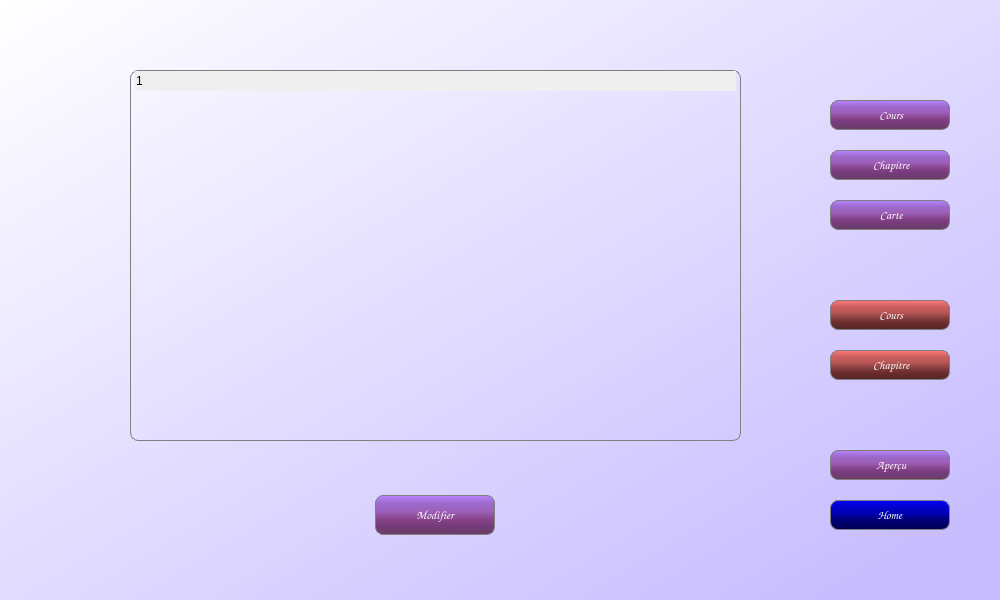
<?xml version="1.0" encoding="UTF-8"?>
<ui version="4.0">
 <class>createPageDialog</class>
 <widget class="QDialog" name="createPageDialog">
  <property name="geometry">
   <rect>
    <x>0</x>
    <y>0</y>
    <width>1000</width>
    <height>600</height>
   </rect>
  </property>
  <property name="font">
   <font>
    <family>Comic Sans MS</family>
    <pointsize>9</pointsize>
   </font>
  </property>
  <property name="windowTitle">
   <string>Modifier le contenu</string>
  </property>
  <property name="windowIcon">
   <iconset>
    <normaloff>images/createButton.png</normaloff>images/createButton.png</iconset>
  </property>
  <property name="styleSheet">
   <string notr="true">QDialog{
background-color :qlineargradient(spread:pad, x1:0, y1:0, x2:1, y2:1, stop:0 rgba(255, 255, 255, 255), stop:0.905028 rgba(200, 190, 255, 255));} 
</string>
  </property>
  <widget class="QTreeWidget" name="coursesView">
   <property name="geometry">
    <rect>
     <x>130</x>
     <y>70</y>
     <width>611</width>
     <height>371</height>
    </rect>
   </property>
   <property name="font">
    <font>
     <family>Comic Sans MS</family>
    </font>
   </property>
   <property name="styleSheet">
    <string notr="true">QTreeWidget{
background-color: rgba(255, 255, 255, 0);
border: 1px solid gray; 
border-radius: 8px; 
padding: 0 4px; 
selection-background-color: darkgray;
}
QHeaderView::section {
    background-color: rgba(255, 255, 255, 0);
	border-radius: 8px; 
    /*padding-left: 0 8px;*/
    border: 1px solid transparent;
}</string>
   </property>
   <column>
    <property name="text">
     <string notr="true">1</string>
    </property>
   </column>
  </widget>
  <widget class="QPushButton" name="addCourseButton">
   <property name="geometry">
    <rect>
     <x>830</x>
     <y>100</y>
     <width>120</width>
     <height>30</height>
    </rect>
   </property>
   <property name="font">
    <font>
     <family>Comic Sans MS</family>
     <pointsize>9</pointsize>
    </font>
   </property>
   <property name="styleSheet">
    <string notr="true">QPushButton{
background-color:qlineargradient(spread:pad, x1:0, y1:0, x2:0, y2:1, stop:0 rgba(185, 132, 255, 255), stop:0.212435 rgba(156, 105, 204, 255), stop:0.41573 rgba(157, 95, 184, 255), stop:0.623596 rgba(134, 67, 136, 255), stop:0.766839 rgba(118, 59, 125, 255), stop:1 rgba(104, 61, 99, 255));
color:white;
border: 1px solid gray; 
border-radius: 8px; 
padding: 0 8px; 
selection-background-color: darkgray; }

QPushButton:pressed{
background-color:qlineargradient(spread:pad, x1:0, y1:0, x2:0, y2:1, stop:0 rgba(104, 74, 143, 255), stop:0.212435 rgba(99, 67, 130, 255), stop:0.41573 rgba(97, 58, 114, 255), stop:0.621762 rgba(90, 47, 91, 255), stop:0.766839 rgba(87, 43, 92, 255), stop:1 rgba(68, 40, 65, 255));
}</string>
   </property>
   <property name="text">
    <string> Cours</string>
   </property>
   <property name="icon">
    <iconset>
     <normalon>images/createButton.png</normalon>
    </iconset>
   </property>
  </widget>
  <widget class="QPushButton" name="addChapterButton">
   <property name="geometry">
    <rect>
     <x>830</x>
     <y>150</y>
     <width>120</width>
     <height>30</height>
    </rect>
   </property>
   <property name="font">
    <font>
     <family>Comic Sans MS</family>
     <pointsize>9</pointsize>
    </font>
   </property>
   <property name="styleSheet">
    <string notr="true">QPushButton{
background-color:qlineargradient(spread:pad, x1:0, y1:0, x2:0, y2:1, stop:0 rgba(185, 132, 255, 255), stop:0.212435 rgba(156, 105, 204, 255), stop:0.41573 rgba(157, 95, 184, 255), stop:0.623596 rgba(134, 67, 136, 255), stop:0.766839 rgba(118, 59, 125, 255), stop:1 rgba(104, 61, 99, 255));
color:white;
border: 1px solid gray; 
border-radius: 8px; 
padding: 0 8px; 
selection-background-color: darkgray; }

QPushButton:pressed{
background-color:qlineargradient(spread:pad, x1:0, y1:0, x2:0, y2:1, stop:0 rgba(104, 74, 143, 255), stop:0.212435 rgba(99, 67, 130, 255), stop:0.41573 rgba(97, 58, 114, 255), stop:0.621762 rgba(90, 47, 91, 255), stop:0.766839 rgba(87, 43, 92, 255), stop:1 rgba(68, 40, 65, 255));
}</string>
   </property>
   <property name="text">
    <string> Chapitre</string>
   </property>
   <property name="icon">
    <iconset>
     <normalon>images/createButton.png</normalon>
    </iconset>
   </property>
  </widget>
  <widget class="QPushButton" name="addCardButton">
   <property name="geometry">
    <rect>
     <x>830</x>
     <y>200</y>
     <width>120</width>
     <height>30</height>
    </rect>
   </property>
   <property name="font">
    <font>
     <family>Comic Sans MS</family>
     <pointsize>9</pointsize>
    </font>
   </property>
   <property name="styleSheet">
    <string notr="true">QPushButton{
background-color:qlineargradient(spread:pad, x1:0, y1:0, x2:0, y2:1, stop:0 rgba(185, 132, 255, 255), stop:0.212435 rgba(156, 105, 204, 255), stop:0.41573 rgba(157, 95, 184, 255), stop:0.623596 rgba(134, 67, 136, 255), stop:0.766839 rgba(118, 59, 125, 255), stop:1 rgba(104, 61, 99, 255));
color:white;
border: 1px solid gray; 
border-radius: 8px; 
padding: 0 8px; 
selection-background-color: darkgray; }

QPushButton:pressed{
background-color:qlineargradient(spread:pad, x1:0, y1:0, x2:0, y2:1, stop:0 rgba(104, 74, 143, 255), stop:0.212435 rgba(99, 67, 130, 255), stop:0.41573 rgba(97, 58, 114, 255), stop:0.621762 rgba(90, 47, 91, 255), stop:0.766839 rgba(87, 43, 92, 255), stop:1 rgba(68, 40, 65, 255));
}</string>
   </property>
   <property name="text">
    <string> Carte</string>
   </property>
   <property name="icon">
    <iconset>
     <normalon>images/createButton.png</normalon>
    </iconset>
   </property>
  </widget>
  <widget class="QPushButton" name="homeButton">
   <property name="geometry">
    <rect>
     <x>830</x>
     <y>500</y>
     <width>120</width>
     <height>30</height>
    </rect>
   </property>
   <property name="font">
    <font>
     <family>Comic Sans MS</family>
     <pointsize>9</pointsize>
    </font>
   </property>
   <property name="styleSheet">
    <string notr="true">QPushButton{
background-color:qlineargradient(spread:pad, x1:0, y1:0, x2:0, y2:1, stop:0 rgba(0, 0, 255, 255), stop:0.219101 rgba(0, 0, 204, 255), stop:0.41573 rgba(0, 0, 184, 255), stop:0.623596 rgba(0, 0, 129, 255), stop:0.769663 rgba(0, 0, 108, 255), stop:1 rgba(0, 0, 80, 255));
color:white;
border: 1px solid gray; 
border-radius: 8px; 
padding: 0 8px; 
selection-background-color: darkgray; }

QPushButton:Pressed{
background-color:qlineargradient(spread:pad, x1:0, y1:0, x2:0, y2:1, stop:0 rgba(0, 0, 143, 255), stop:0.219101 rgba(0, 0, 135, 255), stop:0.41573 rgba(0, 0, 110, 255), stop:0.621762 rgba(0, 0, 92, 255), stop:0.769663 rgba(0, 0, 81, 255), stop:1 rgba(0, 0, 45, 255));
}</string>
   </property>
   <property name="text">
    <string>Home</string>
   </property>
   <property name="icon">
    <iconset>
     <normalon>images/home.png</normalon>
    </iconset>
   </property>
  </widget>
  <widget class="QPushButton" name="removeCourseButton">
   <property name="geometry">
    <rect>
     <x>830</x>
     <y>300</y>
     <width>120</width>
     <height>30</height>
    </rect>
   </property>
   <property name="font">
    <font>
     <family>Comic Sans MS</family>
     <pointsize>9</pointsize>
    </font>
   </property>
   <property name="styleSheet">
    <string notr="true">QPushButton{
background-color:qlineargradient(spread:pad, x1:0, y1:0, x2:0, y2:1, stop:0 rgba(255, 120, 120, 255), stop:0.217617 rgba(204, 96, 96, 255), stop:0.41573 rgba(184, 85, 85, 255), stop:0.623596 rgba(129, 61, 61, 255), stop:0.769663 rgba(108, 43, 43, 255), stop:1 rgba(80, 39, 39, 255));
color:white;
border: 1px solid gray; 
border-radius: 8px; 
padding: 0 8px; 
selection-background-color: darkgray; }

QPushButton:Pressed{
background-color:qlineargradient(spread:pad, x1:0, y1:0, x2:0, y2:1, stop:0 rgba(151, 71, 71, 255), stop:0.217617 rgba(138, 65, 65, 255), stop:0.41573 rgba(127, 58, 58, 255), stop:0.623596 rgba(102, 48, 48, 255), stop:0.769663 rgba(92, 37, 37, 255), stop:1 rgba(71, 34, 34, 255));
}
</string>
   </property>
   <property name="text">
    <string> Cours</string>
   </property>
   <property name="icon">
    <iconset>
     <normalon>images/delete.png</normalon>
    </iconset>
   </property>
  </widget>
  <widget class="QPushButton" name="removeChapterButton">
   <property name="geometry">
    <rect>
     <x>830</x>
     <y>350</y>
     <width>120</width>
     <height>30</height>
    </rect>
   </property>
   <property name="font">
    <font>
     <family>Comic Sans MS</family>
     <pointsize>9</pointsize>
    </font>
   </property>
   <property name="styleSheet">
    <string notr="true">QPushButton{
background-color:qlineargradient(spread:pad, x1:0, y1:0, x2:0, y2:1, stop:0 rgba(255, 120, 120, 255), stop:0.217617 rgba(204, 96, 96, 255), stop:0.41573 rgba(184, 85, 85, 255), stop:0.623596 rgba(129, 61, 61, 255), stop:0.769663 rgba(108, 43, 43, 255), stop:1 rgba(80, 39, 39, 255));
color:white;
border: 1px solid gray; 
border-radius: 8px; 
padding: 0 8px; 
selection-background-color: darkgray; }

QPushButton:Pressed{
background-color:qlineargradient(spread:pad, x1:0, y1:0, x2:0, y2:1, stop:0 rgba(151, 71, 71, 255), stop:0.217617 rgba(138, 65, 65, 255), stop:0.41573 rgba(127, 58, 58, 255), stop:0.623596 rgba(102, 48, 48, 255), stop:0.769663 rgba(92, 37, 37, 255), stop:1 rgba(71, 34, 34, 255));
}
</string>
   </property>
   <property name="text">
    <string> Chapitre</string>
   </property>
   <property name="icon">
    <iconset>
     <normalon>images/delete.png</normalon>
    </iconset>
   </property>
  </widget>
  <widget class="QPushButton" name="editButton">
   <property name="geometry">
    <rect>
     <x>375</x>
     <y>495</y>
     <width>120</width>
     <height>40</height>
    </rect>
   </property>
   <property name="font">
    <font>
     <family>Comic Sans MS</family>
     <pointsize>9</pointsize>
    </font>
   </property>
   <property name="styleSheet">
    <string notr="true">QPushButton{
background-color:qlineargradient(spread:pad, x1:0, y1:0, x2:0, y2:1, stop:0 rgba(185, 132, 255, 255), stop:0.212435 rgba(156, 105, 204, 255), stop:0.41573 rgba(157, 95, 184, 255), stop:0.623596 rgba(134, 67, 136, 255), stop:0.766839 rgba(118, 59, 125, 255), stop:1 rgba(104, 61, 99, 255));
color:white;
border: 1px solid gray; 
border-radius: 8px; 
padding: 0 8px; 
selection-background-color: darkgray; }

QPushButton:pressed{
background-color:qlineargradient(spread:pad, x1:0, y1:0, x2:0, y2:1, stop:0 rgba(104, 74, 143, 255), stop:0.212435 rgba(99, 67, 130, 255), stop:0.41573 rgba(97, 58, 114, 255), stop:0.621762 rgba(90, 47, 91, 255), stop:0.766839 rgba(87, 43, 92, 255), stop:1 rgba(68, 40, 65, 255));
}</string>
   </property>
   <property name="text">
    <string>Modifier</string>
   </property>
   <property name="icon">
    <iconset>
     <normalon>images/edit.png</normalon>
    </iconset>
   </property>
  </widget>
  <widget class="QPushButton" name="previewButton">
   <property name="geometry">
    <rect>
     <x>830</x>
     <y>450</y>
     <width>120</width>
     <height>30</height>
    </rect>
   </property>
   <property name="font">
    <font>
     <family>Comic Sans MS</family>
     <pointsize>9</pointsize>
    </font>
   </property>
   <property name="styleSheet">
    <string notr="true">QPushButton{
background-color:qlineargradient(spread:pad, x1:0, y1:0, x2:0, y2:1, stop:0 rgba(185, 132, 255, 255), stop:0.212435 rgba(156, 105, 204, 255), stop:0.41573 rgba(157, 95, 184, 255), stop:0.623596 rgba(134, 67, 136, 255), stop:0.766839 rgba(118, 59, 125, 255), stop:1 rgba(104, 61, 99, 255));
color:white;
border: 1px solid gray; 
border-radius: 8px; 
padding: 0 8px; 
selection-background-color: darkgray; }

QPushButton:pressed{
background-color:qlineargradient(spread:pad, x1:0, y1:0, x2:0, y2:1, stop:0 rgba(104, 74, 143, 255), stop:0.212435 rgba(99, 67, 130, 255), stop:0.41573 rgba(97, 58, 114, 255), stop:0.621762 rgba(90, 47, 91, 255), stop:0.766839 rgba(87, 43, 92, 255), stop:1 rgba(68, 40, 65, 255));
}</string>
   </property>
   <property name="text">
    <string> Aperçu</string>
   </property>
   <property name="icon">
    <iconset>
     <normalon>images/preview.png</normalon>
    </iconset>
   </property>
  </widget>
 </widget>
 <resources/>
 <connections/>
</ui>
